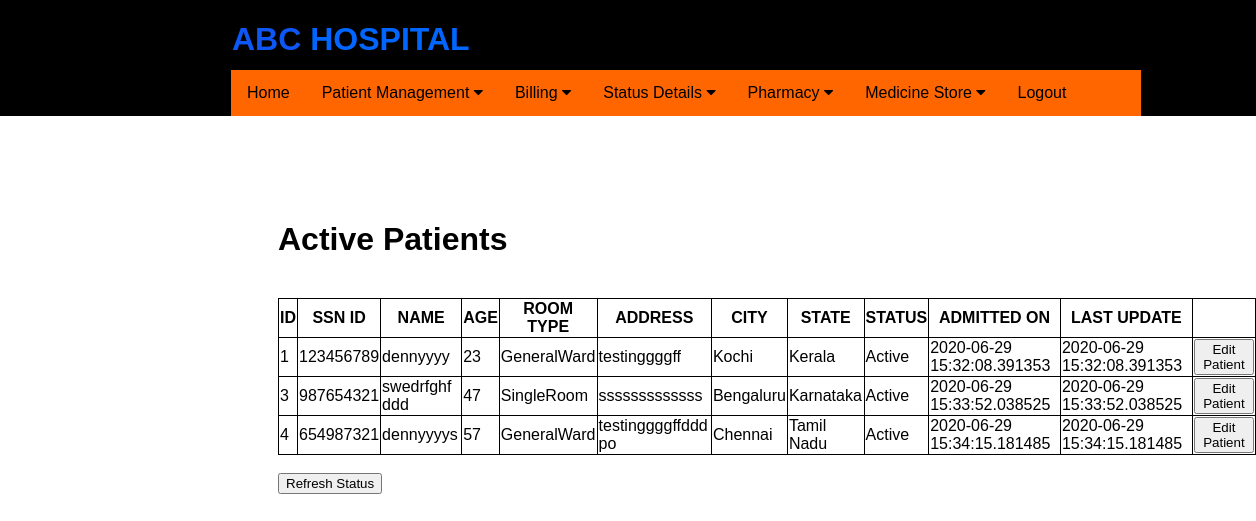
Before: /patientscreen (signed in) with the older database file.
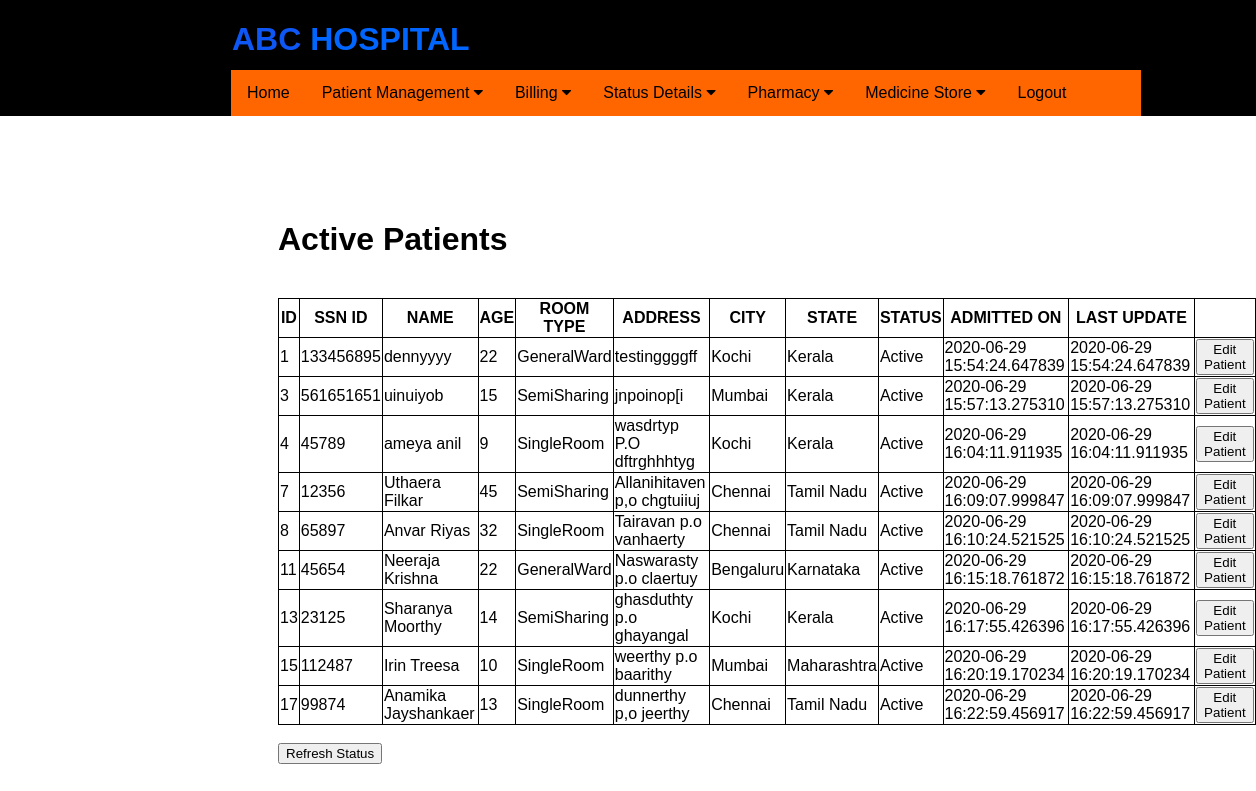
After: the same page with the newer database file.
### application/routes.py (models this page shows)
class Patients(db.Model):
    __tablename__ = 'patients'
    id = db.Column(db.Integer, primary_key=True)
    ssn_id = db.Column(db.Integer)
    pname = db.Column(db.String(20), nullable=False)
    age = db.Column(db.Integer)
    date = db.Column(db.DateTime, default=datetime.now)
    ldate = db.Column(db.DateTime, default=datetime.now)
    tbed = db.Column(db.String(10))
    address = db.Column(db.String(20))
    city = db.Column(db.String(20))
    state = db.Column(db.String(20))
    status = db.Column(db.String(20))
    children1 = relationship("Diagnostics")

### application/routes.py (the view)
@app.route('/patientscreen')
def patientscreen():
    if 'username' in session:
        pts = Patients.query.filter_by( status = 'Active' )
        print("ptsss",pts)
        if not pts:
            flash('All Patients Discharged')
            return redirect( url_for('update_patient') )
        else:
            print("inside else")
            return render_template('patientscreen.html', pts = pts)
    else:
        flash('You have been logged out. Please login again')
        return redirect( url_for('login') )

### application/templates/patientscreen.html (shortened to what this page needs)
{% extends "layout.html" %}
{% block content %}
<div class="status">
    <h1>Active Patients</h1><br>
    <table border="1">
        <tr>
            <th>ID</th>
            <th>SSN ID</th>
            <th>NAME</th>
            <th>AGE</th>
            <th>ROOM TYPE</th>
            <th>ADDRESS</th>
            <th>CITY</th>
            <th>STATE</th>
            <th>STATUS</th>
            <th>ADMITTED ON</th>
            <th>LAST UPDATE</th>
            <th></th>
        </tr>
        {% for update in pts %}
        <tr>
            <td> {{ update.id }} </td>
            <td> {{ update.ssn_id }} </td>
            <td> {{ update.pname }} </td>
            <td> {{ update.age }} </td>
            <td> {{ update.tbed }} </td>
            <td> {{ update.address }}</td>
            <td> {{ update.city }} </td>
            <td> {{ update.state }} </td>
            <td> {{ update.status }} </td>
            <td> {{ update.date }} </td>
            <td> {{ update.ldate }} </td>
            <td> <button type="button"  onclick="window.location='editpatientdetail/{{ update.id }}'"> Edit Patient </button> </td>
        </tr>
        {% else %}
                <h3>No Active Patients!</h3>
        {% endfor %}
    </table>
    <br>
    <form action="{{ url_for('patientscreen') }}">
    <button type="submit" value="Refresh the list">Refresh Status</button>
    </form>
</div>
{% endblock %}

### application/templates/layout.html (shortened to what this page needs)
<!DOCTYPE html>
<html>
<head>
    <link rel="stylesheet" href="https://cdnjs.cloudflare.com/ajax/libs/font-awesome/4.7.0/css/font-awesome.min.css">
    <link rel="stylesheet" href="{{ url_for('static', filename='css/main.css') }}">
</head>
<body>
    {% include "includes/header.html" %}
    {% block content %} {% endblock %}
</body>
</html>

### application/templates/includes/header.html (shortened to what this page needs)
<header>
    <div class="heading">
        <h1 id="logo" style="color: rgb(14, 87, 245); display: inline-flex;">ABC&nbsp;
            <div style="color: rgb(0, 102, 255); display: inline-flex;">HOSPITAL</div>
        </h1>
    </div>
    <div class="links">
        <nav class="navbar">
            <div class="home"><a href="{{ url_for('home') }}">Home</a></div>
            <div class="dropdown">
                <button class="dropbtn">Patient Management
                    <i class="fa fa-caret-down"></i>
                </button>
            </div>
            <div class="dropdown">
                <button class="dropbtn">Billing
                    <i class="fa fa-caret-down"></i>
                </button>
            </div>
            <div class="dropdown">
                <button class="dropbtn">Status Details
                    <i class="fa fa-caret-down"></i>
                </button>
            </div>
            <div class="dropdown">
                <button class="dropbtn">Pharmacy
                    <i class="fa fa-caret-down"></i>
                </button>
            </div>
            <div class="dropdown">
                <button class="dropbtn">Medicine Store
                    <i class="fa fa-caret-down"></i>
                </button>
            </div>
            <div class="logout"><a href="{{ url_for('logout') }}">Logout</a></div>
        </nav>
    </div>
</header>

### application/css/main.css (style rules this page uses)
header { background-color: black; height: 116px; position: absolute; top: 0; left: 0; width: 100%; }
html { overflow-y: scroll; overflow-x: hidden; }
body { font-family: Arial, Helvetica, sans-serif; height: 100%; display: flex; flex-direction: column; }
#logo { color: rgb(7, 162, 252); display: inline-flex; position: absolute; left: 232px; }
.navbar { overflow: hidden; background-color: rgb(255, 102, 0); }
.navbar a { float: left; font-size: 16px; color: black; text-align: center; padding: 14px 16px; text-decoration: none; }
.dropdown { float: left; overflow: hidden; }
.dropdown .dropbtn { font-size: 16px; border: none; outline: none; color: black; padding: 14px 16px; background-color: inherit; font-family: inherit; margin: 0; }
.links { width: 910px; position: absolute; left: 231px; top: 70px; }
table, th, td { border: 1px solid black; border-collapse: collapse; }
.status { position: absolute; top: 200px; left: 278px; }

Changed rows visible on the page:
changed Patients "dennyyyy": ssn_id "123456789" → "133456895"; age "23" → "22"; date "2020-06-29 15:32:08.391353" → "2020-06-29 15:54:24.647839"; ldate "2020-06-29 15:32:08.391353" → "2020-06-29 15:54:24.647839"
changed Patients id 3: ssn_id "987654321" → "561651651"; pname "swedrfghf ddd" → "uinuiyob"; age "47" → "15"; tbed "SingleRoom" → "SemiSharing"; address "sssssssssssss" → "jnpoinop[i"; city "Bengaluru" → "Mumbai"; state "Karnataka" → "Kerala"; date "2020-06-29 15:33:52.038525" → "2020-06-29 15:57:13.275310"; ldate "2020-06-29 15:33:52.038525" → "2020-06-29 15:57:13.275310"
changed Patients id 4: ssn_id "654987321" → "45789"; pname "dennyyyys" → "ameya anil"; age "57" → "9"; tbed "GeneralWard" → "SingleRoom"; address "testinggggffddd po" → "wasdrtyp P.O dftrghhhtyg"; city "Chennai" → "Kochi"; state "Tamil Nadu" → "Kerala"; date "2020-06-29 15:34:15.181485" → "2020-06-29 16:04:11.911935"; ldate "2020-06-29 15:34:15.181485" → "2020-06-29 16:04:11.911935"
added Patients: id "7", ssn_id "12356", pname "Uthaera Filkar", age "45", tbed "SemiSharing", address "Allanihitaven p,o chgtuiiuj", city "Chennai", state "Tamil Nadu", status "Active", date "2020-06-29 16:09:07.999847", ldate "2020-06-29 16:09:07.999847"
added Patients: id "8", ssn_id "65897", pname "Anvar Riyas", age "32", tbed "SingleRoom", address "Tairavan p.o vanhaerty", city "Chennai", state "Tamil Nadu", status "Active", date "2020-06-29 16:10:24.521525", ldate "2020-06-29 16:10:24.521525"
added Patients: id "11", ssn_id "45654", pname "Neeraja Krishna", age "22", tbed "GeneralWard", address "Naswarasty p.o claertuy", city "Bengaluru", state "Karnataka", status "Active", date "2020-06-29 16:15:18.761872", ldate "2020-06-29 16:15:18.761872"
added Patients: id "13", ssn_id "23125", pname "Sharanya Moorthy", age "14", tbed "SemiSharing", address "ghasduthty p.o ghayangal", city "Kochi", state "Kerala", status "Active", date "2020-06-29 16:17:55.426396", ldate "2020-06-29 16:17:55.426396"
added Patients: id "15", ssn_id "112487", pname "Irin Treesa", age "10", tbed "SingleRoom", address "weerthy p.o baarithy", city "Mumbai", state "Maharashtra", status "Active", date "2020-06-29 16:20:19.170234", ldate "2020-06-29 16:20:19.170234"
added Patients: id "17", ssn_id "99874", pname "Anamika Jayshankaer", age "13", tbed "SingleRoom", address "dunnerthy p,o jeerthy", city "Chennai", state "Tamil Nadu", status "Active", date "2020-06-29 16:22:59.456917", ldate "2020-06-29 16:22:59.456917"
